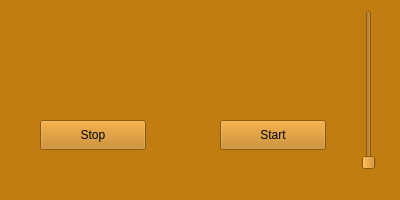
<?xml version="1.0" encoding="UTF-8"?>
<ui version="4.0">
 <class>SimControl</class>
 <widget class="QWidget" name="SimControl">
  <property name="geometry">
   <rect>
    <x>0</x>
    <y>0</y>
    <width>400</width>
    <height>200</height>
   </rect>
  </property>
  <property name="minimumSize">
   <size>
    <width>400</width>
    <height>200</height>
   </size>
  </property>
  <property name="maximumSize">
   <size>
    <width>16777215</width>
    <height>16777215</height>
   </size>
  </property>
  <property name="windowTitle">
   <string>Form</string>
  </property>
  <property name="styleSheet">
   <string notr="true">background-color: rgb(193, 125, 17);</string>
  </property>
  <widget class="QPushButton" name="buttonStopClock">
   <property name="geometry">
    <rect>
     <x>40</x>
     <y>120</y>
     <width>106</width>
     <height>30</height>
    </rect>
   </property>
   <property name="text">
    <string>Stop</string>
   </property>
  </widget>
  <widget class="QPushButton" name="buttonStartClock">
   <property name="geometry">
    <rect>
     <x>220</x>
     <y>120</y>
     <width>106</width>
     <height>30</height>
    </rect>
   </property>
   <property name="text">
    <string>Start</string>
   </property>
  </widget>
  <widget class="QSlider" name="verticalSlider">
   <property name="geometry">
    <rect>
     <x>360</x>
     <y>10</y>
     <width>18</width>
     <height>160</height>
    </rect>
   </property>
   <property name="orientation">
    <enum>Qt::Vertical</enum>
   </property>
  </widget>
 </widget>
 <resources/>
 <connections/>
</ui>
